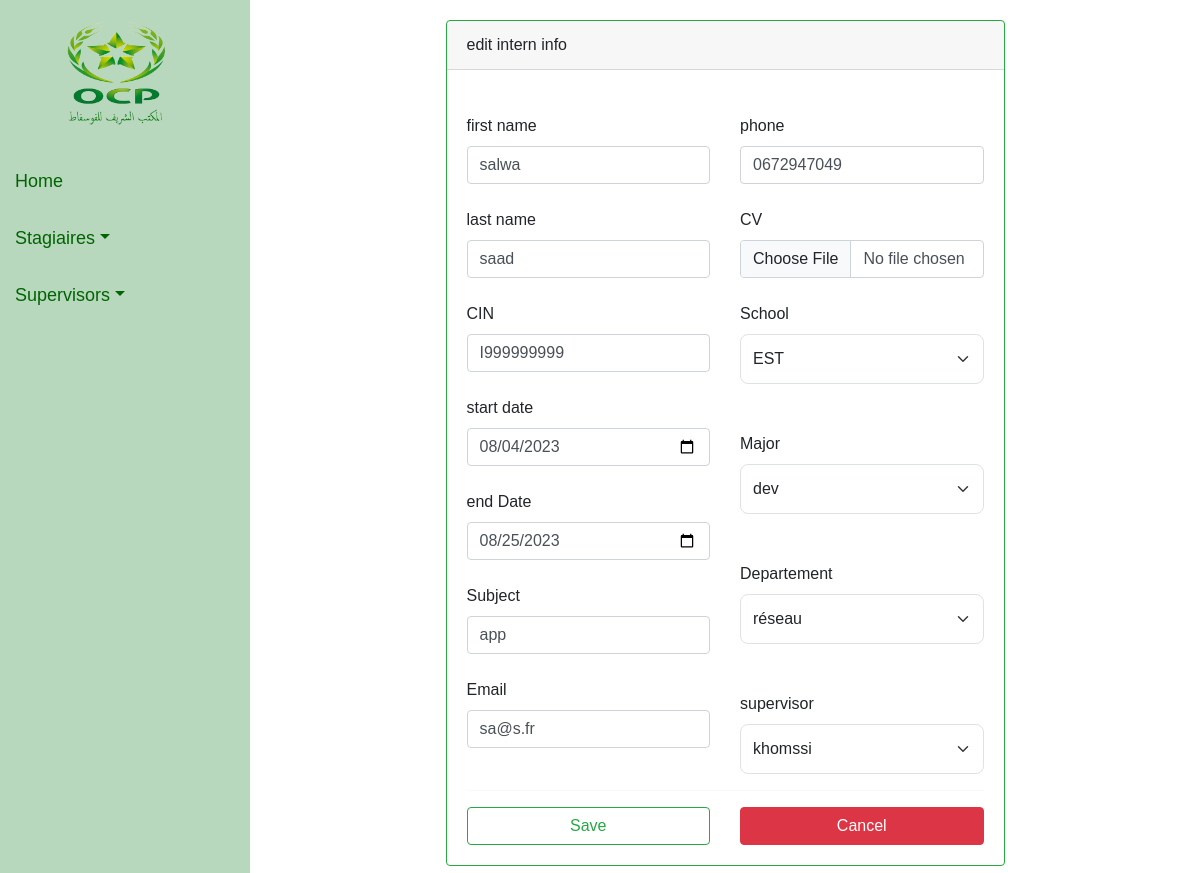
The app's page /stagiaires/32/edit/ with its own data.
### main/models.py (models this page shows, shortened)
class Stagiaire(models.Model):
    name = models.CharField(max_length=100)
    last_name = models.CharField(max_length=100)
    cin = models.CharField(max_length=100)
    date_arr = models.DateField()
    date_fin = models.DateField()
    ecole = models.ForeignKey(Ecole, on_delete=models.CASCADE)
    filiere = models.ForeignKey(Filiere, on_delete=models.CASCADE)
    departement = models.ForeignKey(Departement, on_delete=models.CASCADE)
    encadrent = models.ForeignKey(Encadrent, on_delete=models.CASCADE)
    sujet = models.CharField(max_length=100)
    email = models.EmailField(max_length=254, blank=True)
    cv = models.FileField(upload_to='cvs/', blank=True, null=True)
    phone = models.CharField(max_length=10, blank=True, null=True)
    status = models.CharField(max_length=100, blank=True, null=True)
    year = models.PositiveIntegerField(default=datetime.now().year)
    month = models.PositiveIntegerField(default=1)

### main/views.py (the view)
# urls.py: path('stagiaires/<int:pk>/edit/', views.stagiaire_edit, name='stagiaire_edit'),
def stagiaire_edit(request, pk):
    stagiaire = get_object_or_404(Stagiaire, pk=pk)
    if request.method == 'POST':
        form = StagiaireForm(request.POST, request.FILES, instance=stagiaire)
        if form.is_valid():
            form.save()
            return redirect ('stagiaire_detail', pk=stagiaire.pk)
    else:
        form = StagiaireForm(instance=stagiaire)
    return render(request, 'stagiaire_edit.html', {'form': form})

### main/models.py (called while the page is built)
    def __str__(self):
        return self.nom

    def __str__(self):
        return self.nom

    def __str__(self):
        return self.nom

    def __str__(self):
        return self.name

### main/templates/stagiaire_edit.html (shortened to what this page needs)
{% extends 'base.html' %}
{% block content %}
    <div class="container-fluid" style="width:70%;
    align-items: center;">
          <div class="row">
              <div class="col-md-12">
  <div class="card border-success mb-2 ms-4 me-4" >
      <div class="card-header ">edit intern info </div>
      <div class="card-body">
     <form method="post" enctype="multipart/form-data">
          <div class="row">
            <div class="col-md-6 ">
                <label class="form-label mt-4">first name</label>
                {{ form.name }}
                <label class="form-label mt-4">last name</label>
                {{ form.last_name }}
                <label class="form-label mt-4"> CIN</label>
                {{ form.cin }}
                <label class="form-label mt-4">start date</label>
                {{ form.date_arr }}
                <label class="form-label mt-4">end Date</label>
                {{ form.date_fin }}
                <label class="form-label mt-4">Subject</label>
                {{ form.sujet }}
                <label class="form-label mt-4">Email</label>
                {{ form.email }}
            </div>
            <div class="col-md-6">
                <label class="form-label mt-4">phone</label>
                {{ form.phone }}
                <label class="form-label mt-4">CV</label>
                {{ form.cv }}
                <label class="form-label mt-4">School</label>
                {{ form.ecole }}
                <br>
                <label class="form-label mt-4">Major</label>
                {{ form.filiere }}
                <br>
                <label class="form-label mt-4">Departement</label>
                {{ form.departement }}
                <br>
                <label class="form-label mt-4">supervisor</label>
                {{ form.encadrent }}
            </div>
        </div>
          <hr>
          <div class="row">
            <div class="col-md-6">
                <button type="submit" class="btn btn-outline-success btn-block">Save</button>
            </div>
            <div class="col-md-6 text-end">
                <a href="{% url 'stagiaire_list' %}" class="btn btn-danger btn-block">Cancel</a>
            </div>
        </div>
      </form>
      </div>
          </div>
{% endblock %}

### main/templates/base.html (style rules this page uses)
body { margin: 0; font-family: Arial, Helvetica, sans-serif; }

### records on screen
Stagiaire: name "salwa", last_name "saad", cin "I999999999", date_arr "08/04/2023", date_fin "08/25/2023", sujet "app", email "sa@s.fr", phone "0672947049", ecole "EST", filiere "dev", departement "réseau", encadrent "khomssi"
